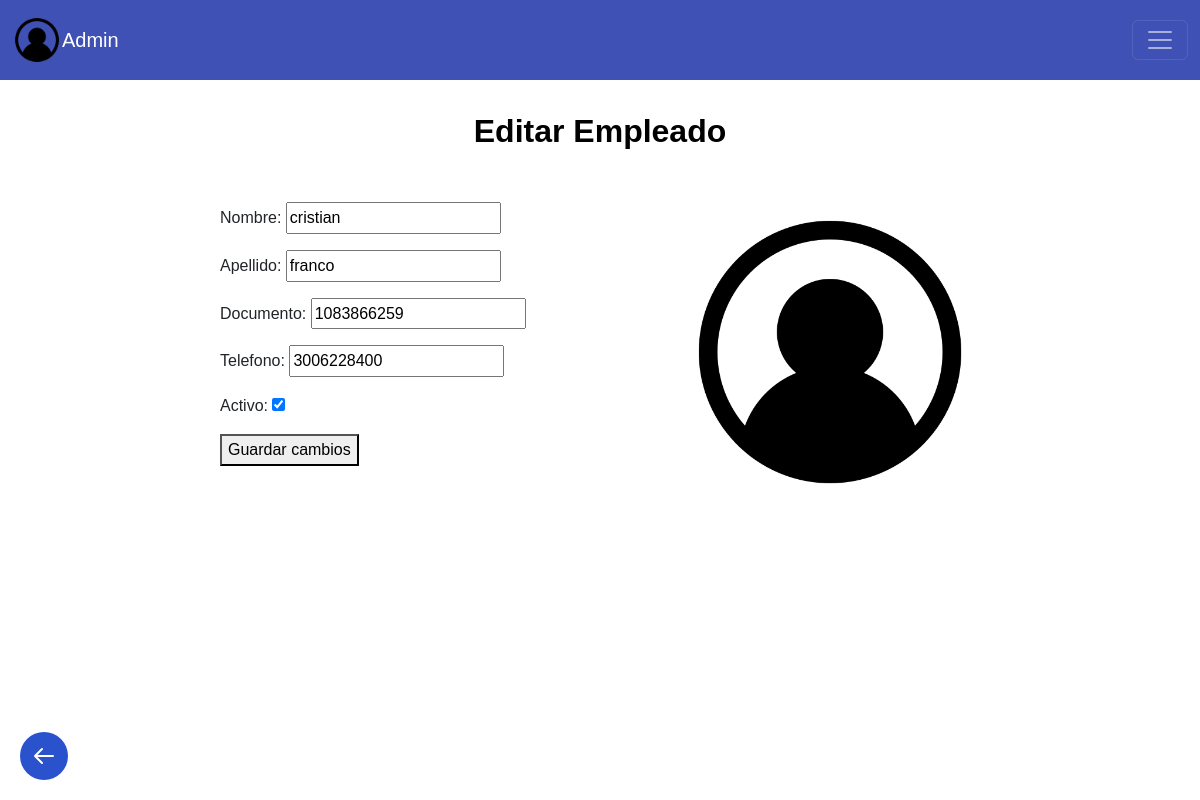
/editar_empleado/1/, run on the app's committed database.
### helados/models.py (models this page shows, shortened)
class Empleado (models.Model):
    nombre = models.CharField(max_length=200)
    apellido = models.CharField(max_length=200)
    documento = models.IntegerField (blank= False)
    telefono = models.IntegerField(blank= False, default=0)
    activo = models.BooleanField(default=True)

### helados/views.py (the view, shortened to what this page needs)
# urls.py: path('editar_empleado/<int:empleado_id>/', views.editarEmpleado, name='editar_empleado'),
def editarEmpleado(request, empleado_id):
    if request.method == 'GET':
        empleado = get_object_or_404(Empleado, pk=empleado_id)
        form = CrearEmpleadoForm(instance=empleado)
        return render(request, 'editar_empleado.html', {'empleado': empleado, 'form': form})

### helados/forms.py
class CrearEmpleadoForm(ModelForm):
    class Meta:
        model = Empleado
        fields = ['nombre', 'apellido', 'documento', 'telefono', 'activo']

### helados/frontend/templates/editar_empleado.html (shortened to what this page needs)
{% extends 'layouts/base.html' %}
{% load static %}
{%block user%}
Admin
{% endblock %}
{% block content %}
    <h2 class="dashboard-heading"> Editar Empleado </h2>
    <main>
        <div class="left-column">
            <form action="" method="POST">
                {{form.as_p}}
                <button>
                    Guardar cambios
                </button>
            </form>
            <a href="{% url 'editar_empleado' empleado.id %}">
        </div>
        <div class="right-column">
            <img src="{% static 'images/avatar.png' %}" alt="Avatar" width="300" height="300">
        </div>
    </main>
    <a href="javascript:void(0);" class="back-button" onclick="window.history.back();">
        <svg xmlns="http://www.w3.org/2000/svg" fill="none" viewBox="0 0 24 24" stroke="currentColor">
            <path stroke-linecap="round" stroke-linejoin="round" stroke-width="2" d="M10 19l-7-7m0 0l7-7m-7 7h18" />
        </svg>
    </a>
{% endblock %}

### helados/frontend/static/styles/pageOpciones.css (style rules this page uses)
body, html { margin: 0; padding: 0; font-family: Arial, sans-serif; line-height: 1.6; background-color: white; }
main { max-width: 800px; margin: 0 auto; padding: 20px; display: flex; justify-content: space-between; }
.left-column, .right-column { flex: 1; }
.left-column { margin-right: 20px; }
h2 { color: #000000; font-size: 1.5em; margin-top: 30px; margin-bottom: 15px; }
.back-button { position: fixed; bottom: 20px; left: 20px; display: flex; align-items: center; justify-content: center; width: 48px; height: 48px; background-color: #2952CC; border-radius: 50%; transition: background-color 0.3s ease; }
.back-button svg { width: 24px; height: 24px; color: white; }

### helados/frontend/static/styles/pageConNavegacion.css (style rules this page uses)
body { padding-top: 88px; margin: 0; font-family: Arial, sans-serif; background-color: white; }
.dashboard-heading { font-size: 32px; font-weight: bold; color: black; padding: 24px 32px 32px; margin: 0; }
h2 { margin: 10px 10px; text-align: center; }

### data on the page
Empleado: nombre "cristian", apellido "franco", documento "1083866259", telefono "3006228400", activo "☑"
